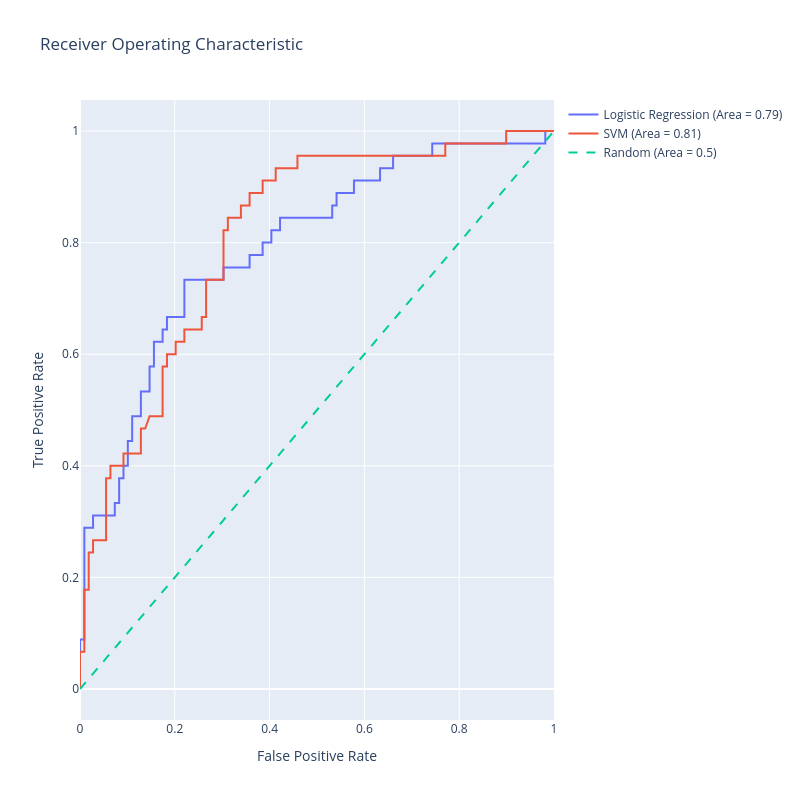

Write notebook code for a chart like this one.
### Code cell
import numpy as np
import plotly.graph_objects as go
from sklearn.linear_model import LogisticRegression
from sklearn.svm import SVC
from sklearn.metrics import roc_curve, roc_auc_score
from sklearn.preprocessing import StandardScaler

# Assuming that X_train, X_test, y_train, y_test are already defined

# SVM requires feature scaling for better performance
scaler = StandardScaler()
x_train_scaled = scaler.fit_transform(x_train)
x_test_scaled = scaler.transform(x_test)

# Logistic Regression model
lr_model = LogisticRegression(max_iter=1000)
lr_model.fit(x_train, y_train)
lr_scores = lr_model.predict_proba(x_test)[:,1]

# SVM model
svm_model = SVC(probability=True)
svm_model.fit(x_train_scaled, y_train)
svm_scores = svm_model.predict_proba(x_test_scaled)[:,1]

# Generate ROC curve data for logistic regression model
lr_fpr, lr_tpr, lr_thresholds = roc_curve(y_test, lr_scores)
lr_auc = roc_auc_score(y_test, lr_scores)

# Generate ROC curve data for SVM model
svm_fpr, svm_tpr, svm_thresholds = roc_curve(y_test, svm_scores)
svm_auc = roc_auc_score(y_test, svm_scores)

# Generate a trace for the Logistic Regression ROC curve
trace0 = go.Scatter(
    x=lr_fpr,
    y=lr_tpr,
    mode='lines',
    name=f'Logistic Regression (Area = {lr_auc:.2f})'
)

# Generate a trace for the SVM ROC curve
trace1 = go.Scatter(
    x=svm_fpr,
    y=svm_tpr,
    mode='lines',
    name=f'SVM (Area = {svm_auc:.2f})'
)

# Diagonal line
trace2 = go.Scatter(
    x=[0, 1],
    y=[0, 1],
    mode='lines',
    name='Random (Area = 0.5)',
    line=dict(dash='dash')
)

data = [trace0, trace1, trace2]

# Define layout with square aspect ratio
layout = go.Layout(
    title='Receiver Operating Characteristic',
    xaxis=dict(title='False Positive Rate'),
    yaxis=dict(title='True Positive Rate'),
    autosize=False,
    width=800,
    height=800,
    showlegend=True
)

# Define figure and add data
fig = go.Figure(data=data, layout=layout)

# Show figure
fig.show()

### Figure 1 — Plotly figure (JSON) as saved in the notebook; plotly's stock layout.template omitted (floating-point values rounded to 4 significant figures)
{"data": [{"mode": "lines", "name": "Logistic Regression (Area = 0.79)", "type": "scatter", "x": [0.0, 0.0, 0.0, 0.009174, 0.009174, 0.02752, 0.02752, 0.07339, 0.07339, 0.08257, 0.08257, 0.09174, 0.09174, 0.1009, 0.1009, 0.1101, 0.1101, 0.1284, 0.1284, 0.1468, 0.1468, 0.156, 0.156, 0.1743, 0.1743, 0.1835, 0.1835, 0.2202, 0.2202, 0.3028, 0.3028, 0.3578, 0.3578, 0.3853, 0.3853, 0.4037, 0.4037, 0.422, 0.422, 0.5321, 0.5321, 0.5413, 0.5413, 0.578, 0.578, 0.633, 0.633, 0.6606, 0.6606, 0.7431, 0.7431, 0.9817, 0.9817, 1.0], "y": [0.0, 0.02222, 0.08889, 0.08889, 0.2889, 0.2889, 0.3111, 0.3111, 0.3333, 0.3333, 0.3778, 0.3778, 0.4, 0.4, 0.4444, 0.4444, 0.4889, 0.4889, 0.5333, 0.5333, 0.5778, 0.5778, 0.6222, 0.6222, 0.6444, 0.6444, 0.6667, 0.6667, 0.7333, 0.7333, 0.7556, 0.7556, 0.7778, 0.7778, 0.8, 0.8, 0.8222, 0.8222, 0.8444, 0.8444, 0.8667, 0.8667, 0.8889, 0.8889, 0.9111, 0.9111, 0.9333, 0.9333, 0.9556, 0.9556, 0.9778, 0.9778, 1.0, 1.0]}, {"mode": "lines", "name": "SVM (Area = 0.81)", "type": "scatter", "x": [0.0, 0.0, 0.0, 0.009174, 0.009174, 0.01835, 0.01835, 0.02752, 0.02752, 0.05505, 0.05505, 0.06422, 0.06422, 0.09174, 0.09174, 0.1284, 0.1284, 0.1376, 0.1468, 0.1743, 0.1743, 0.1835, 0.1835, 0.2018, 0.2018, 0.2202, 0.2202, 0.2569, 0.2569, 0.2661, 0.2661, 0.3028, 0.3028, 0.3119, 0.3119, 0.3394, 0.3394, 0.3578, 0.3578, 0.3853, 0.3853, 0.4128, 0.4128, 0.4587, 0.4587, 0.7706, 0.7706, 0.8991, 0.8991, 1.0], "y": [0.0, 0.02222, 0.06667, 0.06667, 0.1778, 0.1778, 0.2444, 0.2444, 0.2667, 0.2667, 0.3778, 0.3778, 0.4, 0.4, 0.4222, 0.4222, 0.4667, 0.4667, 0.4889, 0.4889, 0.5778, 0.5778, 0.6, 0.6, 0.6222, 0.6222, 0.6444, 0.6444, 0.6667, 0.6667, 0.7333, 0.7333, 0.8222, 0.8222, 0.8444, 0.8444, 0.8667, 0.8667, 0.8889, 0.8889, 0.9111, 0.9111, 0.9333, 0.9333, 0.9556, 0.9556, 0.9778, 0.9778, 1.0, 1.0]}, {"line": {"dash": "dash"}, "mode": "lines", "name": "Random (Area = 0.5)", "type": "scatter", "x": [0, 1], "y": [0, 1]}], "layout": {"autosize": false, "height": 800, "showlegend": true, "title": {"text": "Receiver Operating Characteristic"}, "width": 800, "xaxis": {"title": {"text": "False Positive Rate"}}, "yaxis": {"title": {"text": "True Positive Rate"}}}}
